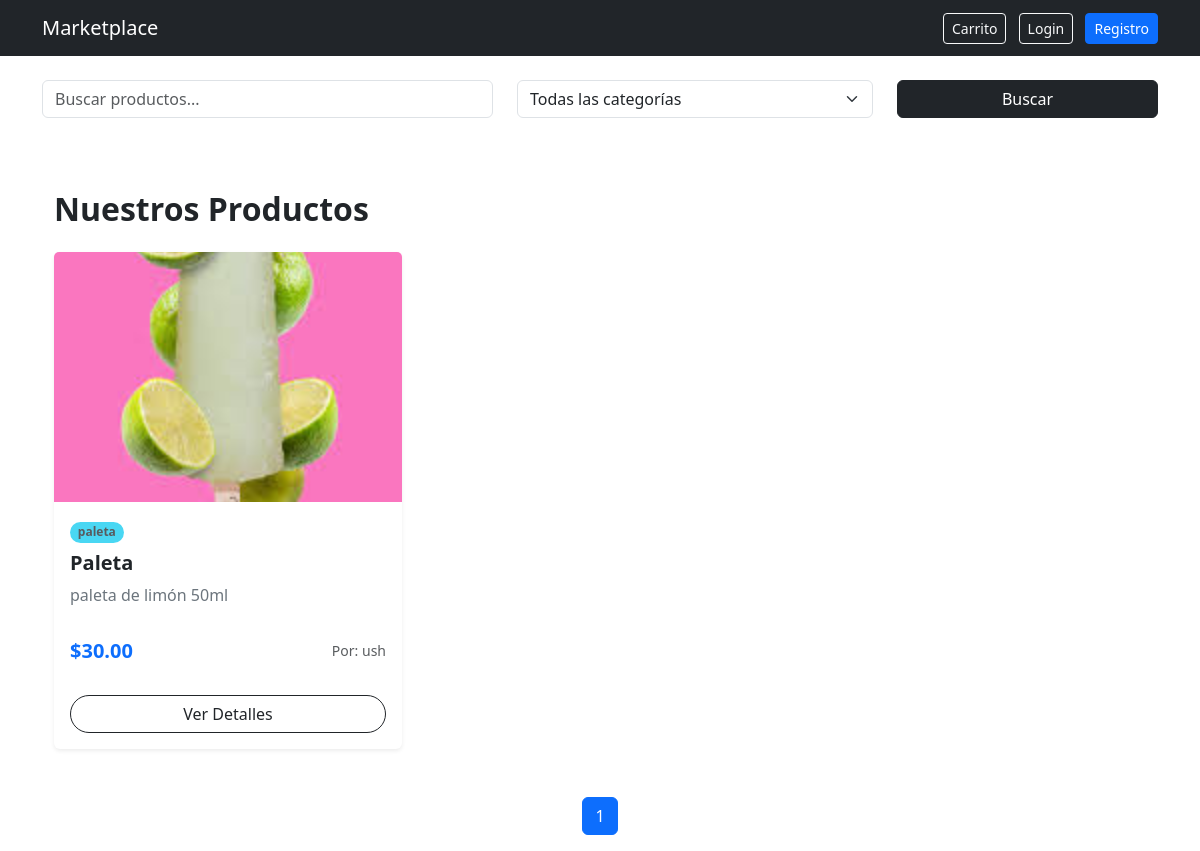
Before: / with the older database file.
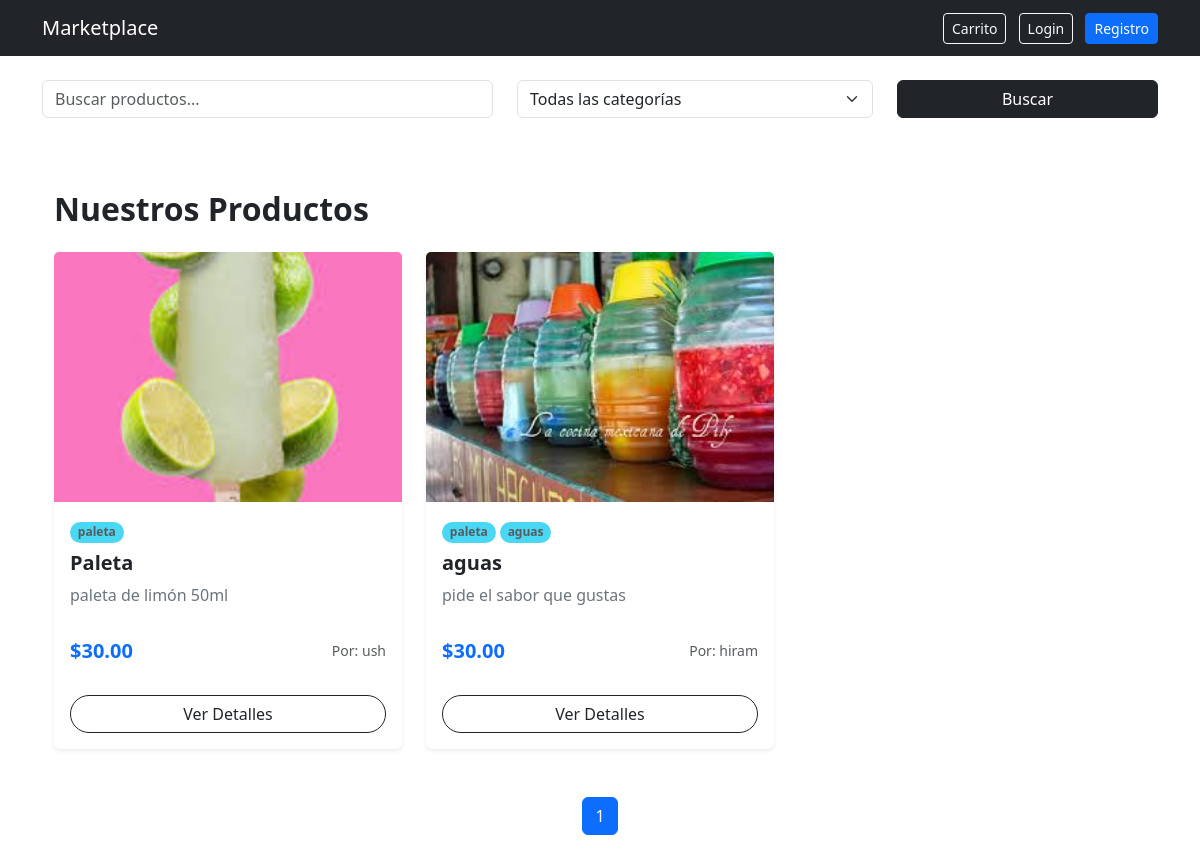
After: the same page with the newer database file.
### store/models.py (models this page shows, shortened)
class Product(models.Model):
    id = models.UUIDField(primary_key=True, default=uuid.uuid4, editable=False)
    name = models.CharField(max_length=150)
    description = models.TextField()
    image = models.ImageField(upload_to='upload/', blank=True, null=True)
    price = models.DecimalField(max_digits=10, decimal_places=2)
    stock = models.PositiveIntegerField(default=0)
    owner = models.ForeignKey(
        User,
        on_delete=models.CASCADE,
        related_name='products'
    )  # 1:N
    categories = models.ManyToManyField(
        Category,
        related_name='products'
    )  # N:M
    created_at = models.DateTimeField(auto_now_add=True)

class Category(models.Model):
    id = models.UUIDField(primary_key=True, default=uuid.uuid4, editable=False)
    name = models.CharField(max_length=100)
    description = models.TextField(blank=True)

class User(AbstractUser):
    id = models.UUIDField(primary_key=True, default=uuid.uuid4, editable=False)
    is_seller = models.BooleanField(default=False)

### store/views.py (the view)
# urls.py: 2. Add a URL to urlpatterns:  path('', views.home, name='home')
def home(request):
    query = request.GET.get('q')
    category_id = request.GET.get('category')
    products = Product.objects.select_related(
        'owner'
    ).prefetch_related(
        'categories'
    ).all()
    if query:
        products = products.filter(
            Q(name__icontains=query) |
            Q(description__icontains=query)
        )
    if category_id:
        products = products.filter(
            categories__id=category_id
        )
    paginator = Paginator(products, 6)
    page_number = request.GET.get('page')
    page_obj = paginator.get_page(page_number)
    categories = Category.objects.all()
    return render(request, 'store/home.html', {
        'page_obj': page_obj,
        'categories': categories,
        'products': products
    })

### store/templates/store/home.html (shortened to what this page needs)
{% extends 'store/base.html' %}
{% block content %}
<form method="GET" class="row mb-4">
    <div class="col-md-5">
        <input type="text"
               name="q"
               class="form-control"
               placeholder="Buscar productos...">
    </div>
    <div class="col-md-4">
        <select name="category"
                class="form-select">
            <option value="">Todas las categorías</option>
        </select>
    </div>
    <div class="col-md-3">
        <button class="btn btn-dark w-100">
            Buscar
        </button>
    </div>
</form>
<div class="container py-5">
    <h2 class="mb-4 fw-bold text-dark">Nuestros Productos</h2>
    <div class="row row-cols-1 row-cols-md-2 row-cols-lg-3 g-4">
        {% for product in products %}
        <div class="col">
            <div class="card h-100 border-0 shadow-sm transition-hover">
                {% if product.image %}
                    <img src="{{ product.image.url }}" class="card-img-top object-fit-cover" alt="{{ product.name }}" style="height: 250px;">
                {% else %}
                    <div class="bg-light d-flex align-items-center justify-content-center" style="height: 250px;">
                        <span class="text-muted">Sin imagen</span>
                    </div>
                {% endif %}
                <div class="card-body d-flex flex-column">
                    <div class="mb-2">
                        {% for cat in product.categories.all %}
                            <span class="badge rounded-pill bg-info text-dark opacity-75 small">{{ cat.name }}</span>
                        {% endfor %}
                    </div>
                    <h5 class="card-title fw-semibold">{{ product.name }}</h5>
                    <p class="card-text text-secondary flex-grow-1">
                        {{ product.description|truncatechars:100 }}
                    </p>
                    <div class="d-flex justify-content-between align-items-center mt-3">
                        <span class="h5 mb-0 fw-bold text-primary">${{ product.price }}</span>
                        <small class="text-muted">Por: {{ product.owner.username }}</small>
                    </div>
                </div>
                <div class="card-footer bg-transparent border-top-0 pb-3">
                    <div class="d-grid pt-2">
                        <a href="#" class="btn btn-outline-dark rounded-pill">Ver Detalles</a>
                    </div>
                </div>
            </div>
        </div>
        {% empty %}
        <div class="col-12 text-center py-5">
            <p class="lead text-muted">No hay productos disponibles en este momento.</p>
        </div>
        {% endfor %}
    </div>
</div>
<nav>
<ul class="pagination justify-content-center">
    <li class="page-item active">
        <span class="page-link">
            {{ page_obj.number }}
        </span>
    </li>
</ul>
</nav>
{% endblock %}

### store/templates/store/base.html (shortened to what this page needs)
<!DOCTYPE html>
<html lang="es">
<head>
    <link href="https://cdn.jsdelivr.net/npm/bootstrap@5.3.0/dist/css/bootstrap.min.css" rel="stylesheet">
</head>
<body>
<nav class="navbar navbar-expand-lg navbar-dark bg-dark">
  <div class="container">
    <a class="navbar-brand" href="/">Marketplace</a>
    <div>
      <a href="{% url 'cart_detail' %}"
        class="btn btn-outline-light btn-sm me-2">
           Carrito
      </a>
      {% if user.is_authenticated %}
        <span class="text-white me-3">Hola {{ user.username }}</span>
        <a href="{% url 'logout' %}" class="btn btn-outline-light btn-sm">Logout</a>
      {% else %}
        <a href="{% url 'login' %}" class="btn btn-outline-light btn-sm me-2">Login</a>
        <a href="{% url 'register' %}" class="btn btn-primary btn-sm">Registro</a>
      {% endif %}
    </div>
  </div>
</nav>
<div class="container mt-4">
    {% block content %}{% endblock %}
</div>
</body>
</html>

### store/templates/store/home.html (style rules this page uses)
.transition-hover { transition: transform 0.2s ease-in-out, box-shadow 0.2s ease-in-out; }
.object-fit-cover { object-fit: cover; }

Changed rows visible on the page:
added Product: image (picture), name "aguas", description "pide el sabor que gustas", price "30.00", owner.username "hiram", Category (name "paleta")
added Category: name "aguas"
